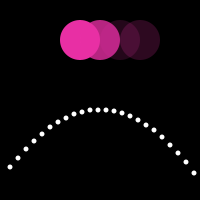
Frame 1 (no input)
Frame 60 (the mouse pressed at the canvas centre just before this capture): identical to frame 1, image omitted
Frame 120 (the mouse held since frame 60 and released just before this capture): blank canvas, image omitted

The Processing sketch that drew this single still picture (run headless with seeded random() and noise(); from frame 60 on, the mouse is pressed at the canvas centre):

// Processing sketch: processing_96807
// ── processing_96807.pde

//Monyse Takaki
void setup (){
  size (200,200);
  background (0);
  smooth ();
  noStroke ();
}
void draw (){
  int x = mouseX;
  int y = mouseY;
  background (0);
  fill (#E82FA4);
  ellipse (80, 40, 40, 40);
  fill (#E82FA4, 200);
  ellipse (100, 40, 40, 40);
  fill (#E82FA4, 40);
  ellipse (120, 40, 40, 40);
  fill (#E82FA4, 50);
  ellipse (140, 40, 40, 40);
  {
    if (x>=80 && x<=140 && y>=80 && y<=100)
    background (255);

for (int j=-90; j<100; j=j+8){
  noStroke();
  fill (255);
  ellipse (j+100,(j*j/140)+110,5,5);
}
  }
}
